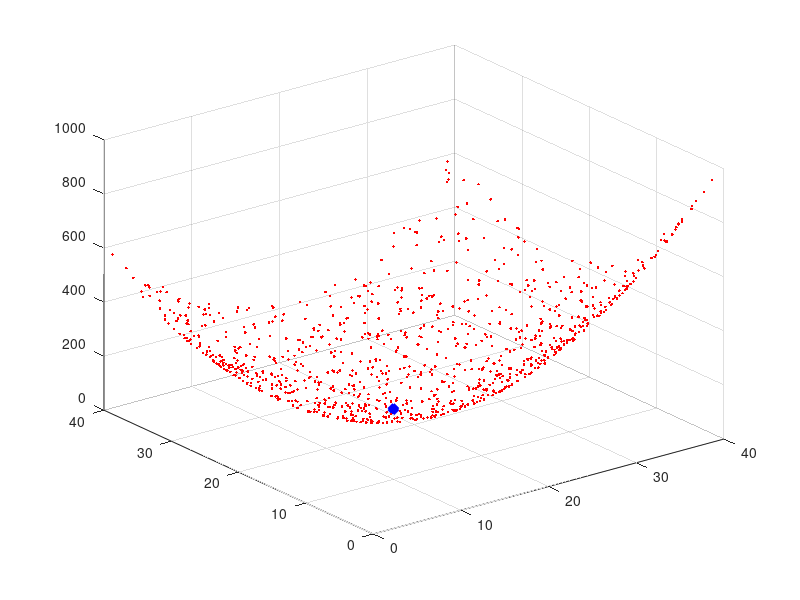

Reproduce this figure in MATLAB.
clc;
close all;
%% initialization
swarm_size = 64;            %jumlah partikel
maxIter = 10;               % jumlah iterasi
inertia = 1.0;
correction_factor = 2.0;
% posisi awal swarm 
a = 1:8
[X,Y] = meshgrid(a,a);
C = cat(2,X',Y');
D = reshape(C,[],2);
swarm(1:swarm_size,1,1:2) = D;      %posisi awal partikel
swarm(:,2,:) = 0;                   %Velocity awal partikel
swarm(:,4,1) = 1000;                %posisi terbaik saat ini
plot0bjFcn = 1;
%% fungsi
objfcn = @(x)(x(:,1)-20).^2+(x(:,2)-25).^2;


tic;
%% iterasi PSO
for iter = 1:10
    swarm(:,1,1) = swarm(:,1,1) + swarm (:,2,1)/1.3;    % update posisi x dengan ve
    swarm(:,1,2) = swarm(:,1,2) + swarm (:,2,2)/1.3;    % update posisi y dengan ve
    x = swarm(:,1,1);
    y = swarm(:,1,2);                                   %update posisi
    fval = objfcn([x y]);
    
    for i = 1:swarm_size
        if fval(i,1) < swarm(i,4,1)
            swarm(i,3,1) = swarm(i,1,1);                %update posisi x
            swarm(i,3,2) = swarm(i,1,2);                %update posisi y
            swarm(i,4,1) = fval(i,1);                   %update nilai terbaik
        end
    end
    
    
    [~, gbest] = min(swarm(:,4,1));                     %nilai total terbaik
    
    %update velocity
    swarm(:,2,1) = inertia*(rand(swarm_size,1).*swarm(:,2,1)) + correction_factor*(rand(swarm_size,1).*(swarm(:,3,1) ... 
        - swarm(:,1,1))) + correction_factor*(rand(swarm_size,1).*(swarm(gbest,3,1)- swarm(:,1,1)));
    swarm(:,2,2) = inertia*(rand(swarm_size,1).*swarm(:,2,2)) + correction_factor*(rand(swarm_size,1).*(swarm(:,3,2) ... 
        - swarm(:,1,2)))+ correction_factor*(rand(swarm_size,1).*(swarm(gbest,3,2)- swarm(:,1,2)));
    
   %plot partikel
   clf;plot(swarm(:,1,1), swarm(:,1,2),'bx'); grid      %pergerakan swarm
   axis([0 40 0 40]);
   xlabel('xl')
   ylabel ('x2')
   pause(.5);
   disp(['iteration: ' num2str(iter)]);
   
end
toc
if plot0bjFcn
    ub = 40;
    lb = 0;
    npoints = 1000;
    x = (ub-lb) .* rand(npoints,2) + lb;
    for i = 1:npoints
        f = objfcn([x(i,1) x(i,2)]);
        plot3(x(i,1),x(i,2),f,'.r'); hold on 
    end
    plot3(swarm(1,3,1), swarm(1,3,2),swarm(1,4,1),'xb','linewidth',5,'Markersize',5);grid
end
    
    
    
 x
 
 xg = min(x)
 
    
    
    
    
    
    
